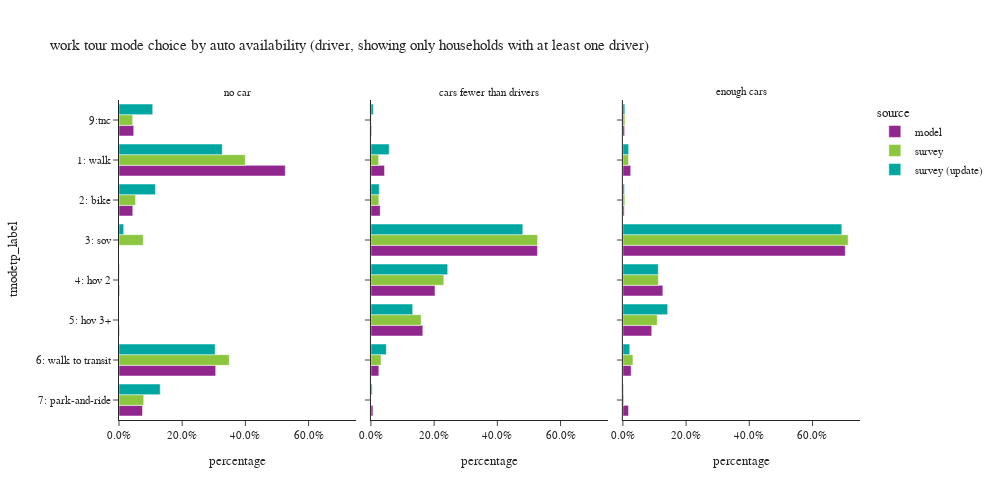

Notebook source saved alongside this figure:
### Code cell
plot_mode_choice(wk_tour.loc[wk_tour['auto_available_driver']!="no dirver"],"auto_available_driver",
                 {"auto_available_driver":["no car", "cars fewer than drivers","enough cars"],
                  "tmodetp_label":["1: walk","2: bike","3: sov","4: hov 2","5: hov 3+","6: walk to transit",
                                   "7: park-and-ride","8: school bus","9: other–survey only"]},
                 "auto availability (driver, showing only households with at least one driver)",3,500,1000)

### Figure 1 — Plotly figure (JSON) as saved in the notebook; plotly's stock layout.template omitted (floating-point values rounded to 4 significant figures)
{"data": [{"alignmentgroup": "True", "customdata": [[22717], [1884], [79], [51], [13209], [3215], [2014]], "hovertemplate": "source=model<br>auto_available_driver=no car<br>percentage=%{x}<br>tmodetp_label=%{y}<br>sample count=%{customdata[0]}<extra></extra>", "legendgroup": "model", "marker": {"color": "#91268F", "pattern": {"shape": ""}}, "name": "model", "offsetgroup": "model", "orientation": "h", "showlegend": true, "textposition": "auto", "type": "bar", "x": [0.5262, 0.04364, 0.00183, 0.001181, 0.306, 0.07447, 0.04665], "xaxis": "x", "y": ["1: walk", "2: bike", "4: hov 2", "5: hov 3+", "6: walk to transit", "7: park-and-ride", "9:tnc"], "yaxis": "y"}, {"alignmentgroup": "True", "customdata": [[16863], [11558], [206938], [79597], [64452], [9842], [2485], [837]], "hovertemplate": "source=model<br>auto_available_driver=cars fewer than drivers<br>percentage=%{x}<br>tmodetp_label=%{y}<br>sample count=%{customdata[0]}<extra></extra>", "legendgroup": "model", "marker": {"color": "#91268F", "pattern": {"shape": ""}}, "name": "model", "offsetgroup": "model", "orientation": "h", "showlegend": false, "textposition": "auto", "type": "bar", "x": [0.04296, 0.02944, 0.5271, 0.2028, 0.1642, 0.02507, 0.00633, 0.002132], "xaxis": "x2", "y": ["1: walk", "2: bike", "3: sov", "4: hov 2", "5: hov 3+", "6: walk to transit", "7: park-and-ride", "9:tnc"], "yaxis": "y2"}, {"alignmentgroup": "True", "customdata": [[25080], [4155], [710469], [127687], [92162], [26483], [18040], [5479]], "hovertemplate": "source=model<br>auto_available_driver=enough cars<br>percentage=%{x}<br>tmodetp_label=%{y}<br>sample count=%{customdata[0]}<extra></extra>", "legendgroup": "model", "marker": {"color": "#91268F", "pattern": {"shape": ""}}, "name": "model", "offsetgroup": "model", "orientation": "h", "showlegend": false, "textposition": "auto", "type": "bar", "x": [0.02484, 0.004116, 0.7037, 0.1265, 0.09129, 0.02623, 0.01787, 0.005427], "xaxis": "x3", "y": ["1: walk", "2: bike", "3: sov", "4: hov 2", "5: hov 3+", "6: walk to transit", "7: park-and-ride", "9:tnc"], "yaxis": "y3"}, {"alignmentgroup": "True", "customdata": [[53], [26], [3], [2], [93], [7], [6]], "hovertemplate": "source=survey<br>auto_available_driver=no car<br>percentage=%{x}<br>tmodetp_label=%{y}<br>sample count=%{customdata[0]}<extra></extra>", "legendgroup": "survey", "marker": {"color": "#8CC63E", "pattern": {"shape": ""}}, "name": "survey", "offsetgroup": "survey", "orientation": "h", "showlegend": true, "textposition": "auto", "type": "bar", "x": [0.3996, 0.05239, 0.07669, 0.0007927, 0.349, 0.07823, 0.04328], "xaxis": "x", "y": ["1: walk", "2: bike", "3: sov", "4: hov 2", "6: walk to transit", "7: park-and-ride", "9:tnc"], "yaxis": "y"}, {"alignmentgroup": "True", "customdata": [[42], [48], [197], [68], [21], [79], [1], [2]], "hovertemplate": "source=survey<br>auto_available_driver=cars fewer than drivers<br>percentage=%{x}<br>tmodetp_label=%{y}<br>sample count=%{customdata[0]}<extra></extra>", "legendgroup": "survey", "marker": {"color": "#8CC63E", "pattern": {"shape": ""}}, "name": "survey", "offsetgroup": "survey", "orientation": "h", "showlegend": false, "textposition": "auto", "type": "bar", "x": [0.02436, 0.02501, 0.5274, 0.2306, 0.1589, 0.03194, 0.0004224, 0.001455], "xaxis": "x2", "y": ["1: walk", "2: bike", "3: sov", "4: hov 2", "5: hov 3+", "6: walk to transit", "7: park-and-ride", "9:tnc"], "yaxis": "y2"}, {"alignmentgroup": "True", "customdata": [[48], [34], [779], [106], [57], [82], [9], [4]], "hovertemplate": "source=survey<br>auto_available_driver=enough cars<br>percentage=%{x}<br>tmodetp_label=%{y}<br>sample count=%{customdata[0]}<extra></extra>", "legendgroup": "survey", "marker": {"color": "#8CC63E", "pattern": {"shape": ""}}, "name": "survey", "offsetgroup": "survey", "orientation": "h", "showlegend": false, "textposition": "auto", "type": "bar", "x": [0.01793, 0.00617, 0.7129, 0.1125, 0.1087, 0.03183, 0.003492, 0.006483], "xaxis": "x3", "y": ["1: walk", "2: bike", "3: sov", "4: hov 2", "5: hov 3+", "6: walk to transit", "7: park-and-ride", "9:tnc"], "yaxis": "y3"}, {"alignmentgroup": "True", "customdata": [[61], [28], [5], [2], [95], [8], [9]], "hovertemplate": "source=survey (update)<br>auto_available_driver=no car<br>percentage=%{x}<br>tmodetp_label=%{y}<br>sample count=%{customdata[0]}<extra></extra>", "legendgroup": "survey (update)", "marker": {"color": "#00A7A0", "pattern": {"shape": ""}}, "name": "survey (update)", "offsetgroup": "survey (update)", "orientation": "h", "showlegend": true, "textposition": "auto", "type": "bar", "x": [0.3269, 0.1154, 0.01488, 0.001245, 0.3043, 0.1305, 0.1067], "xaxis": "x", "y": ["1: walk", "2: bike", "3: sov", "4: hov 2", "6: walk to transit", "7: park-and-ride", "9:tnc"], "yaxis": "y"}, {"alignmentgroup": "True", "customdata": [[46], [47], [221], [74], [23], [87], [4], [3]], "hovertemplate": "source=survey (update)<br>auto_available_driver=cars fewer than drivers<br>percentage=%{x}<br>tmodetp_label=%{y}<br>sample count=%{customdata[0]}<extra></extra>", "legendgroup": "survey (update)", "marker": {"color": "#00A7A0", "pattern": {"shape": ""}}, "name": "survey (update)", "offsetgroup": "survey (update)", "orientation": "h", "showlegend": false, "textposition": "auto", "type": "bar", "x": [0.05774, 0.02637, 0.4807, 0.2429, 0.1322, 0.04871, 0.003773, 0.007593], "xaxis": "x2", "y": ["1: walk", "2: bike", "3: sov", "4: hov 2", "5: hov 3+", "6: walk to transit", "7: park-and-ride", "9:tnc"], "yaxis": "y2"}, {"alignmentgroup": "True", "customdata": [[48], [29], [786], [100], [62], [74], [8], [4]], "hovertemplate": "source=survey (update)<br>auto_available_driver=enough cars<br>percentage=%{x}<br>tmodetp_label=%{y}<br>sample count=%{customdata[0]}<extra></extra>", "legendgroup": "survey (update)", "marker": {"color": "#00A7A0", "pattern": {"shape": ""}}, "name": "survey (update)", "offsetgroup": "survey (update)", "orientation": "h", "showlegend": false, "textposition": "auto", "type": "bar", "x": [0.01833, 0.004917, 0.6928, 0.112, 0.1417, 0.02178, 0.002159, 0.006229], "xaxis": "x3", "y": ["1: walk", "2: bike", "3: sov", "4: hov 2", "5: hov 3+", "6: walk to transit", "7: park-and-ride", "9:tnc"], "yaxis": "y3"}], "layout": {"annotations": [{"font": {}, "showarrow": false, "text": "no car", "x": 0.16, "xanchor": "center", "xref": "paper", "y": 1, "yanchor": "bottom", "yref": "paper"}, {"font": {}, "showarrow": false, "text": "cars fewer than drivers", "x": 0.5, "xanchor": "center", "xref": "paper", "y": 1, "yanchor": "bottom", "yref": "paper"}, {"font": {}, "showarrow": false, "text": "enough cars", "x": 0.84, "xanchor": "center", "xref": "paper", "y": 1, "yanchor": "bottom", "yref": "paper"}], "barmode": "group", "height": 500, "legend": {"title": {"text": "source"}, "tracegroupgap": 0}, "title": {"text": "work tour mode choice by auto availability (driver, showing only households with at least one driver)"}, "width": 1000, "xaxis": {"anchor": "y", "domain": [0, 0.32], "tickformat": ".1%", "title": {"text": "percentage"}}, "xaxis2": {"anchor": "y2", "domain": [0.34, 0.66], "matches": "x", "tickformat": ".1%", "title": {"text": "percentage"}}, "xaxis3": {"anchor": "y3", "domain": [0.68, 1.0], "matches": "x", "tickformat": ".1%", "title": {"text": "percentage"}}, "yaxis": {"anchor": "x", "categoryarray": ["9: other–survey only", "8: school bus", "7: park-and-ride", "6: walk to transit", "5: hov 3+", "4: hov 2", "3: sov", "2: bike", "1: walk"], "categoryorder": "array", "domain": [0, 1], "title": {"text": "tmodetp_label"}}, "yaxis2": {"anchor": "x2", "domain": [0, 1], "matches": "y", "showticklabels": false}, "yaxis3": {"anchor": "x3", "domain": [0, 1], "matches": "y", "showticklabels": false}}}
